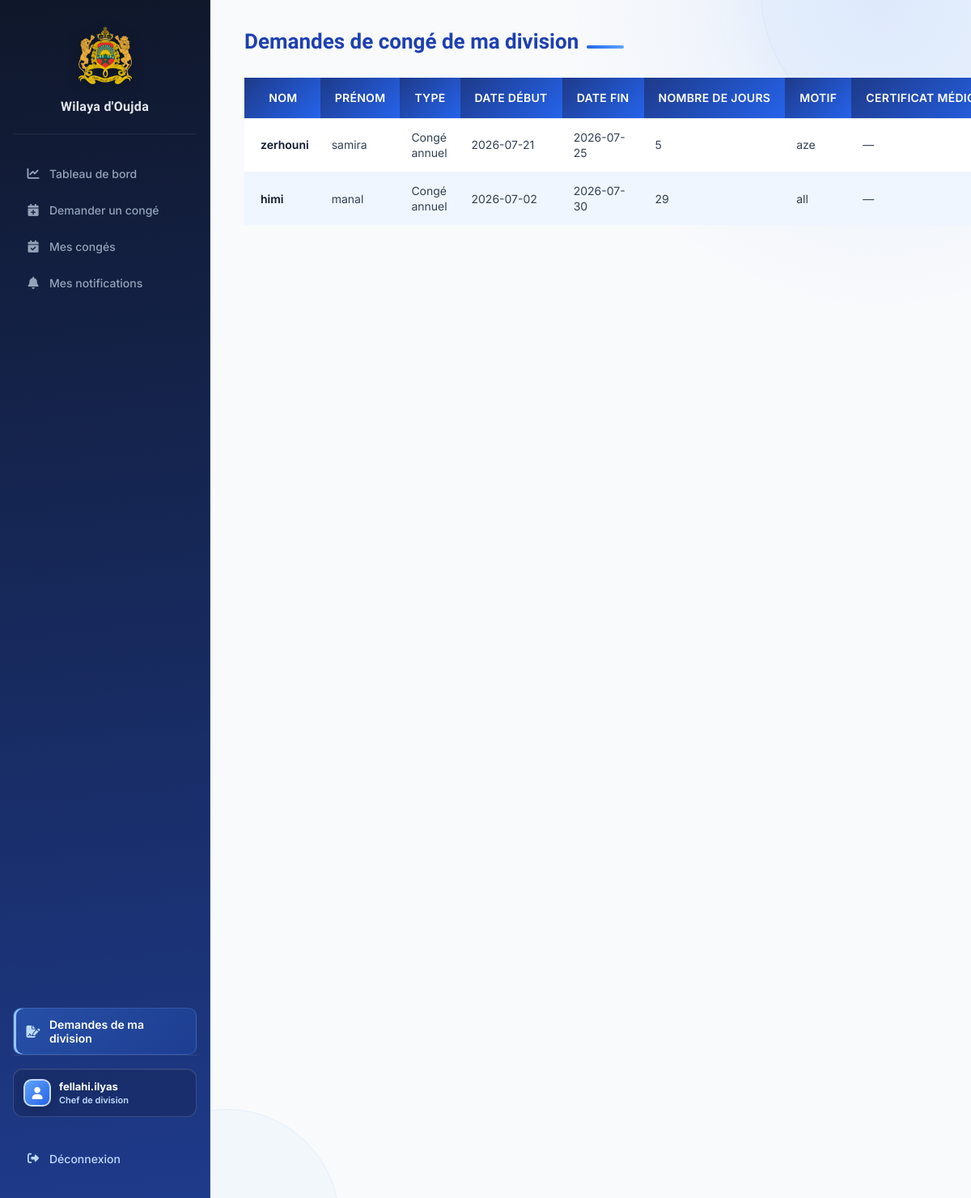
Page /employe/dashboard.php?page=demandes_division (signed in) on the committed database.
### tables this page shows
CREATE TABLE `conges` (
  `id` int(11) NOT NULL,
  `employe_id` int(11) NOT NULL,
  `type_conge` varchar(50) NOT NULL,
  `date_debut` date NOT NULL,
  `date_fin` date NOT NULL,
  `nombre_jours` int(11) NOT NULL,
  `motif` text NOT NULL,
  `certificat_medical` varchar(255) DEFAULT NULL,
  `statut` enum('En attente','Valide','Refuse','Annule') DEFAULT 'En attente',
  `date_demande` datetime DEFAULT current_timestamp(),
  `date_traitement` datetime DEFAULT NULL,
  `chef_division_id` int(11) DEFAULT NULL
);

CREATE TABLE `employes` (
  `id` int(11) NOT NULL,
  `nom` varchar(50) NOT NULL,
  `prenom` varchar(50) NOT NULL,
  `cin` varchar(20) DEFAULT NULL,
  `email` varchar(100) NOT NULL,
  `telephone` varchar(20) DEFAULT NULL,
  `date_embauche` date NOT NULL,
  `division_id` int(11) DEFAULT NULL,
  `utilisateur_id` int(11) DEFAULT NULL,
  `solde_annuel` int(11) DEFAULT 22,
  `reste_annee_precedente` int(11) DEFAULT 0,
  `solde_total` int(11) DEFAULT 22,
  `derniere_maj_solde` year(4) DEFAULT NULL
);

### config/auth.php (called while the page is built, shortened)
<?php
function e($value): string
{
    return htmlspecialchars((string) $value, ENT_QUOTES, 'UTF-8');
}
?>

### employe/demandes_division.php (the view, shortened to what this page needs)
<?php
require_once "../config/auth.php";
require_once "../config/database.php";
$sql = "SELECT *
        FROM employes
        WHERE utilisateur_id = ?";
$stmt = $pdo->prepare($sql);
$stmt->execute([$_SESSION['id']]);
$chef = $stmt->fetch();
$division_id = $chef['division_id'];
$sql = "SELECT conges.*,
               employes.nom,
               employes.prenom
        FROM conges
        INNER JOIN employes
        ON conges.employe_id = employes.id
        WHERE employes.division_id = ?
        ORDER BY conges.date_demande DESC";
$stmt = $pdo->prepare($sql);
$stmt->execute([$division_id]);
$conges = $stmt->fetchAll();
?>
<h1>Demandes de congé de ma division</h1>
<table>
    <tr>
        <th>Nom</th>
        <th>Prénom</th>
        <th>Type</th>
        <th>Date début</th>
        <th>Date fin</th>
        <th>Nombre de jours</th>
        <th>Motif</th>
        <th>Certificat médical</th>
    </tr>
    <?php foreach ($conges as $conge) { ?>
        <tr>
            <td><?= e($conge['nom']); ?></td>
            <td><?= e($conge['prenom']); ?></td>
            <td><?= e($conge['type_conge']); ?></td>
            <td><?= $conge['date_debut']; ?></td>
            <td><?= $conge['date_fin']; ?></td>
            <td><?= $conge['nombre_jours']; ?></td>
            <td><?= e($conge['motif']); ?></td>
            <td>
                <?php if (!empty($conge['certificat_medical'])) { ?>
                    <a class="btn-modifier btn-sm" target="_blank" rel="noopener"
                       href="../uploads/certificats/<?= rawurlencode(basename($conge['certificat_medical'])); ?>">
                        <i class="fa-solid fa-file-pdf"></i> Voir le PDF
                    </a>
                <?php } else { ?>
                    —
                <?php } ?>
            </td>
        </tr>
    <?php } ?>
</table>

### assets/css/dashboard.css (style rules this page uses)
*, *::before, *::after { box-sizing: border-box; }
html { scroll-behavior: smooth; }
body { margin: 0; padding: 0; font-family: 'Inter', system-ui, sans-serif; background: #f1f5f9; color: #1e293b; -webkit-font-smoothing: antialiased; -moz-osx-font-smoothing: grayscale; }
.main-content h1 { color: #0f172a; margin: 0 0 6px; font-family: 'Sora', sans-serif; font-size: 26px; font-weight: 700; line-height: 1.2; }
h1 { color: #0f172a; font-family: 'Sora', sans-serif; }
table { width: 100%; border-collapse: collapse; font-size: 14px; }
tbody tr { border-bottom: 1px solid #f1f5f9; transition: background 0.15s ease; }
tbody tr:last-child { border-bottom: none; }
tbody td { padding: 13px 14px; color: #334155; vertical-align: middle; }
:root { --surface: #ffffff; --surface-muted: #f8fafc; --line: #e2e8f0; --ink: #0f172a; --muted: #64748b; --brand: #2563eb; --brand-dark: #1e3a8a; --shadow-sm: 0 2px 10px rgba(15, 23, 42, 0.06); --shadow-md: 0 12px 30px rgba(15, 23, 42, 0.09); }
.main-content>h1 { display: flex; align-items: center; gap: 10px; min-height: 32px; }
.main-content>* { position: relative; }

### assets/css/table.css (style rules this page uses)
table { width: 100%; border-collapse: collapse; border-spacing: 0; font-size: 14px; }
th { padding: 13px 16px; text-align: left; font-family: 'Inter', sans-serif; font-size: 11px; font-weight: 700; text-transform: uppercase; letter-spacing: 0.65px; color: #94a3b8; white-space: nowrap; border-bottom: 1px solid rgba(255, 255, 255, 0.05); }
th:first-child { padding-left: 20px; }
td { padding: 13px 16px; text-align: left; border-bottom: 1px solid #f1f5f9; color: #334155; font-size: 14px; vertical-align: middle; background: white; transition: background 0.15s ease; }
td:first-child { padding-left: 20px; }
tbody tr:nth-child(even) td { background: #f8fafc; }
tbody tr:last-child td { border-bottom: none; }
td:first-child { font-weight: 600; color: #0f172a; }
table th { background: linear-gradient(135deg, #1e3a8a, #2563eb); color: #ffffff; font-weight: 600; padding: 15px 18px; text-align: center; border: none; font-size: 14px; letter-spacing: 0.3px; }
td, th { line-height: 1.4; }

### assets/css/form.css (style rules this page uses)
.main-content>h1 { margin-bottom: 28px; color: #1e40af; }
table tr:first-child th { background: linear-gradient(135deg, #1e3a8a, #2563eb); color: #fff; }
table tr:nth-child(odd) td { background: #eff6ff; }
table tr:nth-child(even) td { background: #fff; }
.main-content>h1::after { content: ""; display: block; width: 46px; height: 4px; margin-top: 12px; border-radius: 99px; background: linear-gradient(90deg, #2563eb, #60a5fa); }

### rows in the picture
conges: employe.nom "zerhouni", employe.prenom "samira", type_conge "Congé annuel", date_debut "2026-07-21", date_fin "2026-07-25", nombre_jours "5", motif "aze"
conges: employe.nom "himi", employe.prenom "manal", type_conge "Congé annuel", date_debut "2026-07-02", date_fin "2026-07-30", nombre_jours "29", motif "all"

### other values in the picture
$_SESSION['username'] "fellahi.ilyas"
$roleLabel "Chef de division"
